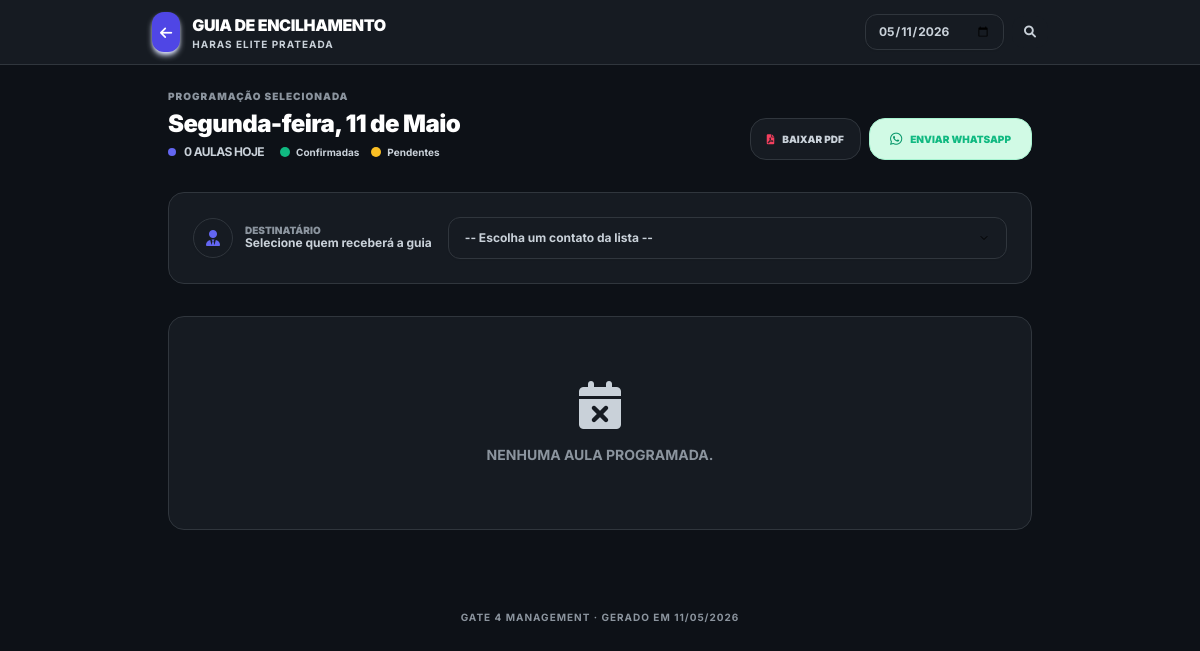
The app's page /encilhamento/ (signed in), older data.
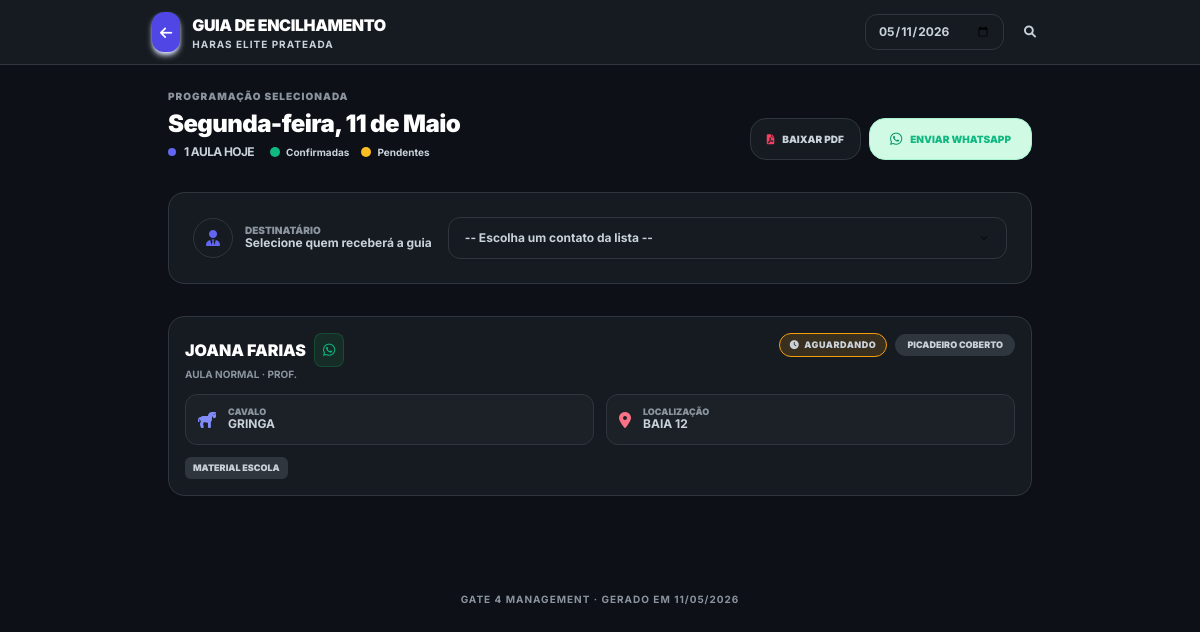
The same page, newer data.
### gateagora/models.py (models this page shows, shortened)
class Aula(models.Model):
    LOCAIS_CHOICES = [
        ('picadeiro_1', 'Picadeiro Principal'),
        ('picadeiro_2', 'Picadeiro Coberto'),
        ('pista_salto', 'Pista de Salto'),
    ]
    empresa = models.ForeignKey(Empresa, on_delete=models.CASCADE)
    TIPO_AULA_CHOICES = [('NORMAL', 'Aula Normal'), ('RECUPERAR', 'Aula a Recuperar')]
    aluno = models.ForeignKey(Aluno, on_delete=models.CASCADE, related_name='aulas')
    cavalo = models.ForeignKey(Cavalo, on_delete=models.SET_NULL, null=True, blank=True, related_name='aulas')
    instrutor = models.ForeignKey(
        Perfil,
        on_delete=models.SET_NULL,
        null=True, blank=True,
        related_name='aulas_ministradas',
        limit_choices_to={'cargo': 'Professor'}
    )
    data_hora = models.DateTimeField(db_index=True)
    local = models.CharField(max_length=20, choices=LOCAIS_CHOICES, default='picadeiro_1')
    tipo = models.CharField(max_length=15, choices=TIPO_AULA_CHOICES, default='NORMAL')
    concluida = models.BooleanField(default=False)
    relatorio_treino = models.TextField(blank=True)
    class Meta:
        ordering = ["data_hora"]
        indexes = [models.Index(fields=["empresa", "data_hora"])]
        verbose_name = "Aula 📅"
        verbose_name_plural = "Aulas 📅"

class Aluno(models.Model):
    empresa = models.ForeignKey(Empresa, on_delete=models.CASCADE)
    nome = models.CharField(max_length=200)
    ativo = models.BooleanField(default=True)
    streak_atual = models.PositiveIntegerField(default=0)
    melhor_streak = models.PositiveIntegerField(default=0)
    valor_aula = models.DecimalField(max_digits=10, decimal_places=2, default=Decimal('150.00'))
    plano = models.ForeignKey(
        'Plano',
        on_delete=models.SET_NULL,
        null=True,
        blank=True,
        verbose_name="Plano Contratado"
    )
    perfil_usuario = models.OneToOneField(
        'Perfil',
        on_delete=models.SET_NULL,
        null=True,
        blank=True,
        related_name='aluno_vinculado',
        verbose_name="Login do Aluno",
        help_text="Perfil de acesso do aluno ao sistema"
    )
    class Meta:
        ordering = ['nome']
        indexes = [models.Index(fields=["empresa", "nome"])]
        verbose_name = "Aluno 🧑‍🎓"
        verbose_name_plural = "Alunos 🧑‍🎓"
    @property
    def telefone_limpo(self):
        tel = ""
        if self.perfil_usuario and self.perfil_usuario.telefone:
            tel = self.perfil_usuario.telefone
        elif hasattr(self, 'telefone') and self.telefone:
            tel = self.telefone
        return "".join(filter(str.isdigit, str(tel or "")))

class Cavalo(models.Model):
    CATEGORIA_CHOICES = [
        ('PROPRIO', 'Próprio (Escola)'),
        ('HOTELARIA', 'Hotelaria (Particular)'),
    ]
    STATUS_SAUDE_CHOICES = [
        ('Saudável', 'Saudável'),
        ('Alerta', 'Alerta'),
        ('Doente', 'Doente'),
        ('Tratamento', 'Em Tratamento'),
    ]
    LOCAL_DORMIDA = [
        ('BAIA', 'Dorme na Baia'),
        ('PIQUETE', 'Dorme no Piquete'),
    ]
    RACA_CHOICES = [
        ('mang_marchador', 'Mangalarga Marchador'),
        ('quarto_milha', 'Quarto de Milha'),
        ('psl', 'Puro Sangue Lusitano'),
        ('crioulo', 'Crioulo'),
        ('hipismo', 'Cavalo de Hipismo (BH)'),
        ('srd', 'Sem Raça Definida'),
    ]
    ATIVIDADE_CHOICES = [
        ('0.018', 'Leve (Passeio/Aposentado)'),
        ('0.025', 'Moderada (Escola/Aulas)'),
        ('0.035', 'Intensa (Salto/Competição)'),
    ]
    USA_FERRADURA_CHOICES = [
        ('SIM', 'Ferrado (Usa Ferradura)'),
        ('NAO', 'Descalço (Apenas Casqueamento)'),
    ]
    empresa = models.ForeignKey(Empresa, on_delete=models.CASCADE)
    nome = models.CharField(max_length=100)
    categoria = models.CharField(max_length=20, choices=CATEGORIA_CHOICES, default='PROPRIO')
    status_saude = models.CharField(max_length=20, choices=STATUS_SAUDE_CHOICES, default='Saudável')
    onde_dorme = models.CharField(max_length=10, choices=LOCAL_DORMIDA, default='BAIA')
    foto = models.ImageField(upload_to='cavalos/', null=True, blank=True)
    raca = models.CharField(max_length=25, choices=RACA_CHOICES, default='srd')
    peso = models.FloatField(
        default=450.0,
        validators=[MinValueValidator(100)],
        help_text="Peso aproximado para cálculo de ração"
    )
    fator_atividade = models.CharField(max_length=10, choices=ATIVIDADE_CHOICES, default='0.025')
    tipo_sela = models.CharField(max_length=100, blank=True, help_text="Ex: Sela Salto Americana")
    tipo_cabecada = models.CharField(max_length=100, blank=True, help_text="Ex: Cabeçada com Freio D")
    material_proprio = models.BooleanField(default=False, help_text="Marque se o material for exclusivo do proprietário")
    baia = models.OneToOneField(Baia, on_delete=models.SET_NULL, null=True, blank=True)
    piquete = models.ForeignKey(Piquete, on_delete=models.SET_NULL, null=True, blank=True)
    proprietario = models.ForeignKey(
        Aluno,
        on_delete=models.CASCADE,
        related_name='cavalos',
        help_text="Se for Próprio, vincular ao gestor ou escola"
    )
    ultima_vacina = models.DateField(null=True, blank=True)
    ultimo_vermifugo = models.DateField(null=True, blank=True)
    ultimo_ferrageamento = models.DateField(null=True, blank=True)
    ultimo_casqueamento = models.DateField(null=True, blank=True)
    usa_ferradura = models.CharField(
        max_length=3,
        choices=USA_FERRADURA_CHOICES,
        default='NAO',
        verbose_name="Usa Ferradura?"
    )
    racao_tipo = models.CharField(max_length=100, blank=True, help_text="Ex: Guabi Equi-S")
    racao_qtd_manha = models.CharField(max_length=50, blank=True, help_text="Ex: 2kg")
    racao_qtd_noite = models.CharField(max_length=50, blank=True, help_text="Ex: 2kg")
    feno_tipo = models.CharField(max_length=100, blank=True, default="Coast Cross")
    feno_qtd = models.CharField(max_length=100, blank=True, default="À vontade")
    complemento_nutricional = models.TextField(blank=True)
    mensalidade_baia = models.DecimalField(max_digits=10, decimal_places=2, default=Decimal('1000.00'))
    class Meta:
        ordering = ['nome']
        indexes = [
            models.Index(fields=["empresa", "status_saude"]),
            models.Index(fields=["empresa", "categoria"]),
        ]
        verbose_name = "Cavalo 🐴"
        verbose_name_plural = "Cavalos 🐴"

class Baia(models.Model):
    empresa = models.ForeignKey(Empresa, on_delete=models.CASCADE)
    numero = models.CharField(max_length=10)
    status = models.CharField(
        max_length=20,
        choices=[('Livre', 'Livre'), ('Ocupada', 'Ocupada')],
        default='Livre'
    )
    class Meta:
        constraints = [
            models.UniqueConstraint(fields=['empresa', 'numero'], name='uq_baia_empresa_numero')
        ]
        indexes = [models.Index(fields=["empresa", "status"])]
        verbose_name = "Baia 🛖"
        verbose_name_plural = "Baias 🛖"

### gateagora/views.py (the view)
# urls.py: path('encilhamento/',          views.encilhamento,          name='encilhamento'),
@login_required
def encilhamento(request):
    empresa  = request.empresa
    if empresa is None:
        try:
            empresa = request.user.perfil.empresa
        except:
            empresa = None
    data_str = request.GET.get('data', '')
    contatos_funcionarios = []
    funcionarios = (
        Perfil.objects
        .filter(empresa=empresa)
        .select_related('user')
        .order_by('user__first_name')
    )
    for f in funcionarios:
        fone_cru = getattr(f, 'telefone', '') or ''
        telefone = ''.join(filter(str.isdigit, str(fone_cru)))
        if telefone:
            nome_completo = f.user.get_full_name() or f.user.username
            contatos_funcionarios.append({
                "nome":     f"{nome_completo} (Cavalariço)",
                "telefone": telefone,
            })
    contatos_clientes = []
    alunos = Aluno.objects.filter(empresa=empresa).order_by('nome')
    for a in alunos:
        fone_cru = getattr(a, 'telefone', '') or ''
        telefone = ''.join(filter(str.isdigit, str(fone_cru)))
        if telefone:
            contatos_clientes.append({
                "nome":     a.nome,
                "telefone": telefone,
            })
    aulas, data_selecionada = _get_aulas_encilhamento(empresa, data_str)
    context = {
        "brand_name":            BRAND_NAME,
        "empresa":               empresa,
        "aulas":                 aulas,
        "total_aulas":           len(aulas),
        "data_selecionada":      data_selecionada,
        "contatos_funcionarios": contatos_funcionarios,
        "contatos_clientes":     contatos_clientes,
        "force_light_theme":     True,
    }
    return render(request, "gateagora/encilhamento.html", context)

### gateagora/templates/gateagora/encilhamento.html (shortened to what the changed rows need)
{% load static %}
<!DOCTYPE html>
<html lang="pt-br">
<head>
  <script src="https://cdn.tailwindcss.com"></script>
  <link rel="stylesheet" href="https://cdnjs.cloudflare.com/ajax/libs/font-awesome/6.0.0/css/all.min.css"/>
  <link rel="stylesheet" href="{% static 'css/themes.css' %}">
</head>
<body class="pb-12">
<nav class="glass sticky top-0 z-50 px-5 py-3 mb-6">
  <div class="max-w-4xl mx-auto flex justify-between items-center">
    <div class="flex items-center gap-3">
      <div>
        <h1 class="text-base font-black text-slate-900 uppercase tracking-tight">Guia de Encilhamento</h1>
      </div>
    </div>
  </div>
</nav>
<div class="max-w-4xl mx-auto px-4">
  <div class="flex flex-col sm:flex-row justify-between items-end gap-4 mb-8">
    <div>
      <h2 class="text-2xl font-black text-slate-900 tracking-tight">{{ data_selecionada|date:"l, d \d\e F"|capfirst }}</h2>
      <div class="flex items-center gap-4 mt-1">
          <div class="flex items-center gap-2">
              <span class="w-2 h-2 bg-indigo-500 rounded-full animate-pulse"></span>
              <p class="text-xs text-indigo-600 font-bold uppercase tracking-tighter">{{ total_aulas }} aula{{ total_aulas|pluralize }} hoje</p>
          </div>
      </div>
    </div>
  </div>
  {% if aulas %}
  <div class="grid grid-cols-1 gap-4">
    {% for aula in aulas %}
    <div class="card p-4 mb-4 shadow-sm border border-slate-200">
      <div class="flex-1">
        <div class="flex justify-between items-start mb-3">
          <div>
            <div class="flex items-center gap-2">
              <h3 class="font-black text-slate-900 text-base uppercase leading-tight">
                  {{ aula.aluno.nome }}
              </h3>
              {% if not aula.concluida and not aula.is_confirmada and not aula.nome_turma %}
                  <a href="https://wa.me/55{{ aula.aluno.telefone_limpo }}?text=Olá, *{{ aula.aluno.nome }}*! 😊%0A%0APassando para lembrar da sua aula no *Haras Elite Prateada*.%0A%0A📅 *Data:* {{ aula.data_hora|date:'d/m' }}%0A⏰ *Horário:* {{ aula.data_hora|date:'H:i' }}%0A🐴 *Cavalo:* {{ aula.cavalo.nome }}%0A%0ASua confirmação é muito importante para organizarmos o encilhamento.%0APode confirmar pelo link abaixo?%0A%0Ahttps://tinyurl.com/Gate4login/minhas-aulas/%0A%0AContamos com você! ✨"
                    target="_blank"
                    class="flex items-center gap-1 bg-green-500/10 text-green-500 border border-green-500/20 px-2 py-1.5 rounded-lg hover:bg-green-500 hover:text-white transition-all text-[9px] font-bold"
                    title="Enviar lembrete profissional">
                      <i class="fa-brands fa-whatsapp text-sm"></i>
                  </a>
              {% endif %}
            </div>
            <p class="text-[10px] text-slate-500 font-bold uppercase">
              {{ aula.get_tipo_display }} {% if aula.instrutor %}· Prof. {{ aula.instrutor.user.first_name }}{% endif %}
            </p>
          </div>
          <div class="flex items-center gap-2 flex-wrap justify-end">
            {% if aula.is_confirmada %}
              <span class="badge-confirmado"><i class="fa-solid fa-circle-check"></i> Confirmada</span>
            {% else %}
              <span class="badge-pendente"><i class="fa-solid fa-clock"></i> Aguardando</span>
            {% endif %}
            <span class="text-[9px] font-black px-3 py-1 rounded-full uppercase bg-slate-700 text-slate-300">
              {{ aula.get_local_display }}
            </span>
          </div>
        </div>
        <div class="grid grid-cols-1 sm:grid-cols-2 gap-3">
          <div class="flex items-center gap-3 p-3 bg-slate-800 rounded-xl border border-slate-700">
            <i class="fa-solid fa-horse text-indigo-400"></i>
            <div>
              <p class="text-[9px] text-slate-400 font-black uppercase leading-none">Cavalo</p>
              <p class="text-xs font-bold text-slate-100 uppercase">{{ aula.cavalo.nome }}</p>
            </div>
          </div>
          <div class="flex items-center gap-3 p-3 bg-slate-800 rounded-xl border border-slate-700">
            <i class="fa-solid fa-location-dot text-rose-400"></i>
            <div>
              <p class="text-[9px] text-slate-400 font-black uppercase leading-none">Localização</p>
              <p class="text-xs font-bold text-slate-100 uppercase">
                {% if aula.cavalo.baia %}Baia {{ aula.cavalo.baia.numero }}
                {% elif aula.cavalo.piquete %}Piquete: {{ aula.cavalo.piquete.nome }}
                {% else %}N/D{% endif %}
              </p>
            </div>
          </div>
        </div>
        <div class="mt-3 flex items-center gap-2">
          {% if aula.cavalo.material_proprio %}
            <span class="text-[9px] font-black uppercase bg-amber-500/20 text-amber-400 border border-amber-400 px-2 py-1 rounded-md">
              <i class="fa-solid fa-lock mr-1"></i> Material Próprio
            </span>
          {% else %}
            <span class="text-[9px] font-black uppercase bg-slate-700 text-slate-300 px-2 py-1 rounded-md">
              Material Escola
            </span>
          {% endif %}
        </div>
      </div> </div> {% endfor %}
  </div>
  {% else %}
  <div class="card p-16 text-center">
    <i class="fa-solid fa-calendar-xmark text-5xl text-slate-200 mb-4"></i>
    <p class="text-slate-400 font-bold uppercase text-sm">Nenhuma aula programada.</p>
  </div>
  {% endif %}
</div>
</body>
</html>

Row changes from the older to the newer data that the page shows:
added Aula: aluno.nome "JOANA FARIAS", tipo "AULA NORMAL", shows "AGUARDANDO", local "PICADEIRO COBERTO", cavalo.nome "GRINGA", cavalo.baia.numero "12", shows "MATERIAL ESCOLA"
Text that changed along with them:
{{ total_aulas }}: "0" → "1"
text no longer shown: "NENHUMA AULA PROGRAMADA."
